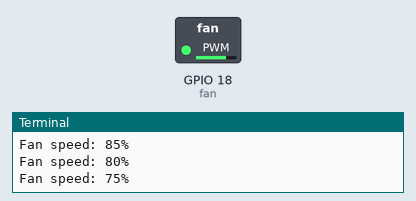
Simulated run of this program. Board: Raspberry Pi (BCM pin numbers). Shown: switched loads named in the program (green lamp = pin HIGH), the last lines printed to the terminal. At 10.4 s the program stops and its outputs stay as they are.

Above: at 1.1 s.
At 4.1 s:
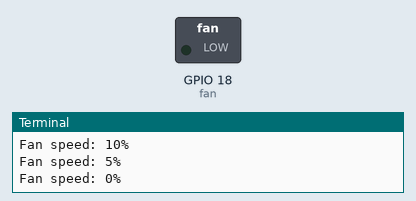
At 6.7 s:
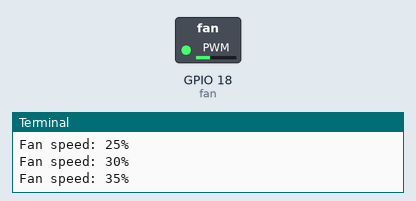
At 9.3 s:
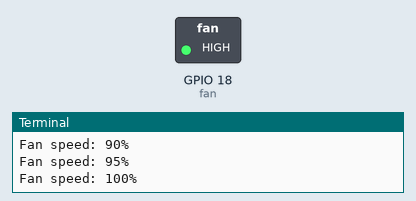
Timing chart, 0 to 11.9 s (numbered marks = the images above):
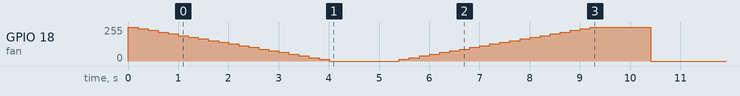

The program:

fan.py
```python
from gpiozero import PWMOutputDevice
from time import sleep

FAN_PIN = 18   # GPIO18 (PWM)

fan = PWMOutputDevice(FAN_PIN, frequency=1000)

# 加速
for speed in [i / 100 for i in range(100, -1, -5)]:
    fan.value = speed
    print(f"Fan speed: {int(speed*100)}%")
    sleep(0.2)

sleep(1)

# 減速
for speed in [i / 100 for i in range(0, 101, 5)]:
    fan.value = speed   # 0.0 ~ 1.0
    print(f"Fan speed: {int(speed*100)}%")
    sleep(0.2)

sleep(1)
```

Measured:
- by itself, GPIO 18 (fan): 0/255 → 255/255 at 0.00 s, → 242/255 0.20 s later, → 230/255 0.20 s later, → 217/255 0.20 s later, … (42 changes in this stretch)
